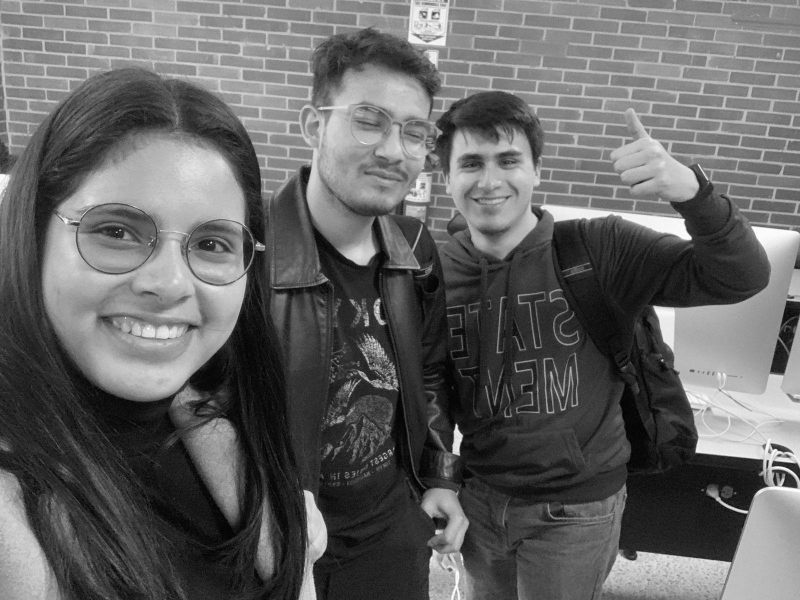
#> input picture assets/img/Selfie.jpg, 1600 x 1200 px, found by its file name (shown at 1/2 size)
$ python parcial.py
#> lines starting #> are read from the running program, lines starting #| are printed output that depends on the picture

from PIL import Image
from scipy.fft import dctn, idctn
import numpy as np
import os

CPU=os.cpu_count()
matriz_quantizacion = np.array([[89,  72,  58,  72,  95, 114, 131, 137],
                               [72,  62,  51,  60,  81, 104, 126, 130],
                               [58,  51,  46,  56,  76,  98, 119, 124],
                               [72,  60,  56,  68,  87, 103, 121, 128],
                               [95,  81,  76,  87, 105, 125, 138, 145],
                               [114, 104,  98, 103, 125, 145, 161, 169],
                               [131, 126, 119, 121, 138, 161, 180, 192],
                               [137, 130, 124, 128, 145, 169, 192, 210]])

# Paso 1: Subdividir la imagen en matrices de 8x8
def subdividir_imagen(imagen):
    columnas, filas= imagen.shape
    subdivisiones = []
    for i in range(0, columnas, 8):
        for j in range(0, filas, 8):
            subdivision = imagen[i:i+8, j:j+8]
            subdivisiones.append(subdivision)
    return subdivisiones

# Paso 2: Restar cada pixel por 128
def restar_128(subdivisiones):
    for i in range(len(subdivisiones)):
        subdivisiones[i] = subdivisiones[i] - 128
    return subdivisiones
def suma_128(subdivisiones):
    for i in range(len(subdivisiones)):
        subdivisiones[i] = subdivisiones[i] + 128
    return subdivisiones

# Paso 3: Aplicar la transformada discreta de coseno (DCT) en cada subdivisión
def aplicar_dct(subdivisiones):
    for i in range(len(subdivisiones)):
        subdivisiones[i] = dctn(subdivisiones[i])
    return subdivisiones
def aplicar_idctn(subdivisiones):
    for i in range(len(subdivisiones)):
        subdivisiones[i] = np.round(idctn(subdivisiones[i]))
    return subdivisiones

# Paso 4: Dividir la subdivisión con la matriz de cuantización estándar
def dividir_con_matriz_quantizacion(subdivisiones, matriz_quantizacion):
    for i in range(len(subdivisiones)):
        subdivisiones[i] = np.round(subdivisiones[i] / matriz_quantizacion)
    return subdivisiones
def multiplicar_con_matriz_quantizacion(subdivisiones, matriz_quantizacion):
    for i in range(len(subdivisiones)):
        subdivisiones[i] = np.round(subdivisiones[i] * matriz_quantizacion)
    return subdivisiones

# Paso 5: Combinar las subdivisiones en una matriz del mismo tamaño que la imagen original
def combinar_subdivisiones(subdivisiones, forma_original):
    columnas , filas = forma_original.shape
    imagen_comprimida = np.zeros((columnas,filas))
    idx = 0
    for i in range(0, columnas, 8):
        for j in range(0, filas, 8):
            imagen_comprimida[i:i+8, j:j+8] = subdivisiones[idx]
            idx += 1
    return imagen_comprimida

# Cargar la imagen
imagen = Image.open('Selfie.jpg')# Ejemplo de imagen generada aleatoriamente, reemplazar con la imagen deseada
#> imagen is the input picture: PIL image 1600x1200 L; min 0, max 255, mean 100.3

imagen.show()
imagen = np.array(imagen)

# Paso 1: Subdividir la imagen en matrices de 8x8
subdivisiones = subdividir_imagen(imagen)
#> after the loop in subdividir_imagen, `for i in range(0, columnas, 8):`: subdivisiones = 30000 items
#> subdivisiones = 30000 items

# Paso 2: Restar cada pixel por 128
# Paso 3: Aplicar la transformada discreta de coseno (DCT) en cada subdivisión
subdivisiones = aplicar_dct(subdivisiones)

# Paso 4: Dividir la subdivisión con la matriz de cuantización estándar

subdivisiones = dividir_con_matriz_quantizacion(subdivisiones, matriz_quantizacion)
baja =combinar_subdivisiones(subdivisiones, imagen)
#> after the loop in combinar_subdivisiones, `for i in range(0, columnas, 8):`:
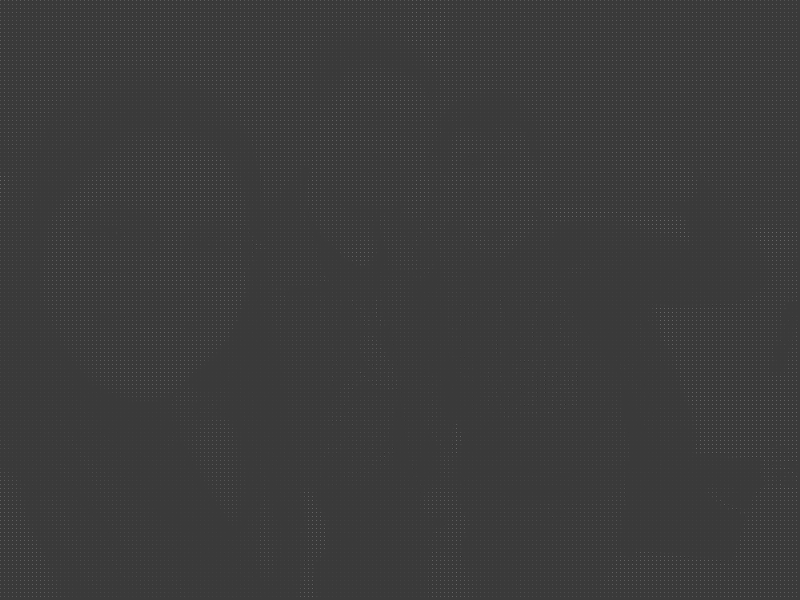
#> imagen_comprimida: shape (1200, 1600) float64 (shown at 1/2 size); min -215, max 722, mean 4.5; drawn with min black and max white
#> after the loop in combinar_subdivisiones, `for i in range(0, columnas, 8):`: idx = 30000
imgSub = Image.fromarray(baja).convert('L')
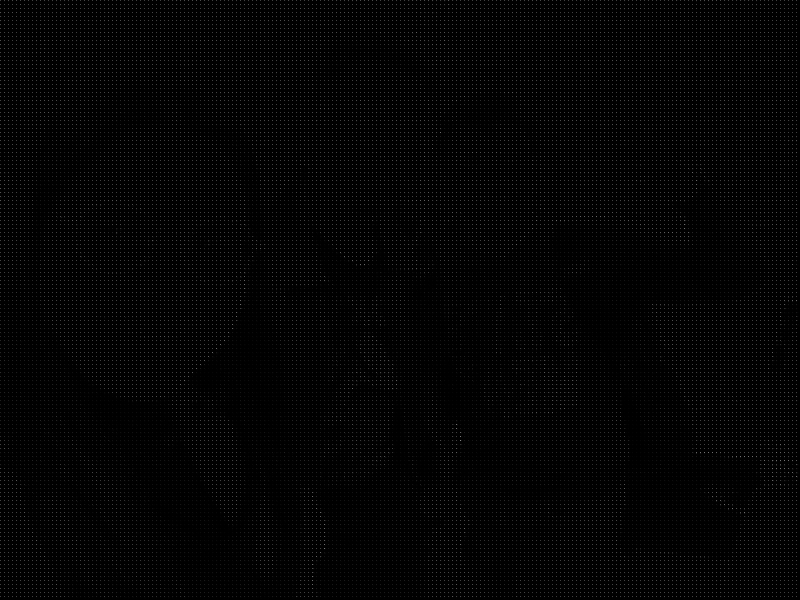
#> imgSub: PIL image 1600x1200 L (shown at 1/2 size); min 0, max 255, mean 3.6
imgSub.save('WCompre.jpeg')
imgSub.show()

#vuelta al mundo
subdivisiones = multiplicar_con_matriz_quantizacion(subdivisiones, matriz_quantizacion)
#> after the loop in multiplicar_con_matriz_quantizacion, `for i in range(len(subdivisiones)):`: subdivisiones = 30000 items
subdivisiones = aplicar_idctn(subdivisiones)


# Paso 5: Combinar las subdivisiones en una matriz del mismo tamaño que la imagen original
subdivisiones =combinar_subdivisiones(subdivisiones, imagen)
#calculo de error cuadratico medio

tasaCompre = imagen.nbytes / subdivisiones.nbytes
#> tasaCompre = 0.125
diferencia = (imagen - subdivisiones)**2
mse = np.mean(diferencia)
#> mse = 0.403
print('Error cuadratico',mse)
#| Error cuadratico 0.4029
print('Tasa de compresion original vs descomprimida ',tasaCompre)
#| Tasa de compresion original vs descomprimida  0.125
imgSub = Image.fromarray(subdivisiones).convert('L')
imgSub.save('WDesco.jpeg')
imgSub.show()

# Las subdivisiones comprimidas están ahora en forma de matriz y se pueden procesar o guardar según sea necesario
